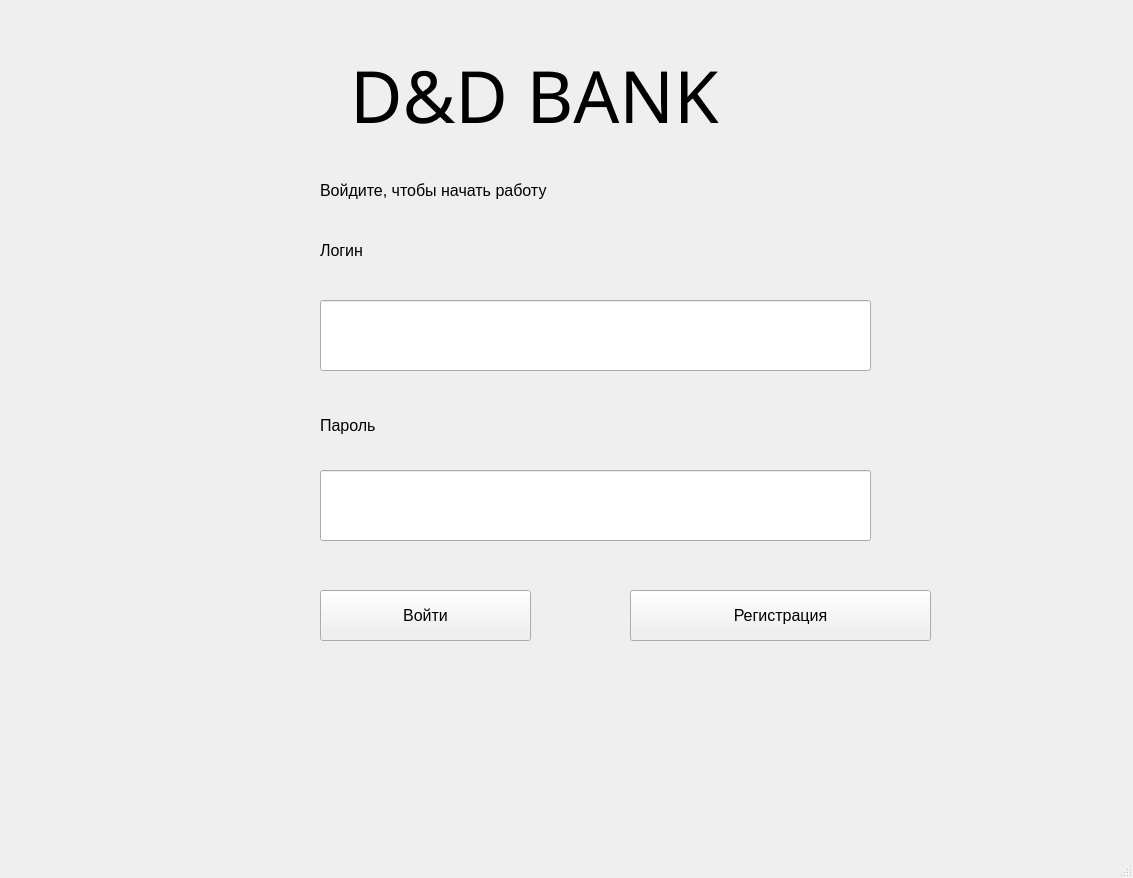
<?xml version="1.0" encoding="UTF-8"?>
<ui version="4.0">
 <class>MainWindow</class>
 <widget class="QMainWindow" name="MainWindow">
  <property name="geometry">
   <rect>
    <x>0</x>
    <y>0</y>
    <width>1133</width>
    <height>878</height>
   </rect>
  </property>
  <property name="windowTitle">
   <string>MainWindow</string>
  </property>
  <widget class="QWidget" name="centralwidget">
   <widget class="QLabel" name="label_4">
    <property name="geometry">
     <rect>
      <x>350</x>
      <y>40</y>
      <width>401</width>
      <height>111</height>
     </rect>
    </property>
    <property name="font">
     <font>
      <family>OCR A Extended</family>
      <pointsize>54</pointsize>
     </font>
    </property>
    <property name="text">
     <string>D&amp;D BANK</string>
    </property>
   </widget>
   <widget class="QStackedWidget" name="stackedWidget_start_page">
    <property name="geometry">
     <rect>
      <x>70</x>
      <y>140</y>
      <width>1001</width>
      <height>661</height>
     </rect>
    </property>
    <property name="font">
     <font>
      <pointsize>12</pointsize>
     </font>
    </property>
    <property name="currentIndex">
     <number>0</number>
    </property>
    <widget class="QWidget" name="enter_page">
     <widget class="QLabel" name="label_2">
      <property name="geometry">
       <rect>
        <x>250</x>
        <y>90</y>
        <width>221</width>
        <height>41</height>
       </rect>
      </property>
      <property name="font">
       <font>
        <pointsize>12</pointsize>
       </font>
      </property>
      <property name="text">
       <string>Логин</string>
      </property>
     </widget>
     <widget class="QLabel" name="label">
      <property name="geometry">
       <rect>
        <x>250</x>
        <y>20</y>
        <width>691</width>
        <height>61</height>
       </rect>
      </property>
      <property name="font">
       <font>
        <pointsize>12</pointsize>
       </font>
      </property>
      <property name="text">
       <string>Войдите, чтобы начать работу</string>
      </property>
     </widget>
     <widget class="QLabel" name="label_3">
      <property name="geometry">
       <rect>
        <x>250</x>
        <y>260</y>
        <width>251</width>
        <height>51</height>
       </rect>
      </property>
      <property name="font">
       <font>
        <pointsize>12</pointsize>
       </font>
      </property>
      <property name="text">
       <string>Пароль</string>
      </property>
     </widget>
     <widget class="QToolButton" name="toolButton_enter">
      <property name="geometry">
       <rect>
        <x>250</x>
        <y>450</y>
        <width>211</width>
        <height>51</height>
       </rect>
      </property>
      <property name="font">
       <font>
        <pointsize>12</pointsize>
       </font>
      </property>
      <property name="text">
       <string>Войти</string>
      </property>
     </widget>
     <widget class="QToolButton" name="toolButton_to_reg">
      <property name="geometry">
       <rect>
        <x>560</x>
        <y>450</y>
        <width>301</width>
        <height>51</height>
       </rect>
      </property>
      <property name="font">
       <font>
        <pointsize>12</pointsize>
       </font>
      </property>
      <property name="text">
       <string>Регистрация</string>
      </property>
     </widget>
     <widget class="QLineEdit" name="enter_login">
      <property name="geometry">
       <rect>
        <x>250</x>
        <y>160</y>
        <width>551</width>
        <height>71</height>
       </rect>
      </property>
      <property name="font">
       <font>
        <pointsize>14</pointsize>
       </font>
      </property>
      <property name="text">
       <string/>
      </property>
     </widget>
     <widget class="QLineEdit" name="enter_pass">
      <property name="geometry">
       <rect>
        <x>250</x>
        <y>330</y>
        <width>551</width>
        <height>71</height>
       </rect>
      </property>
      <property name="font">
       <font>
        <pointsize>14</pointsize>
       </font>
      </property>
     </widget>
    </widget>
    <widget class="QWidget" name="reg_page">
     <widget class="QPushButton" name="toolButton_reg">
      <property name="geometry">
       <rect>
        <x>220</x>
        <y>550</y>
        <width>281</width>
        <height>51</height>
       </rect>
      </property>
      <property name="palette">
       <palette>
        <active>
         <colorrole role="WindowText">
          <brush brushstyle="SolidPattern">
           <color alpha="255">
            <red>0</red>
            <green>0</green>
            <blue>0</blue>
           </color>
          </brush>
         </colorrole>
         <colorrole role="Button">
          <brush brushstyle="SolidPattern">
           <color alpha="255">
            <red>170</red>
            <green>0</green>
            <blue>127</blue>
           </color>
          </brush>
         </colorrole>
         <colorrole role="Light">
          <brush brushstyle="SolidPattern">
           <color alpha="255">
            <red>255</red>
            <green>0</green>
            <blue>191</blue>
           </color>
          </brush>
         </colorrole>
         <colorrole role="Midlight">
          <brush brushstyle="SolidPattern">
           <color alpha="255">
            <red>212</red>
            <green>0</green>
            <blue>159</blue>
           </color>
          </brush>
         </colorrole>
         <colorrole role="Dark">
          <brush brushstyle="SolidPattern">
           <color alpha="255">
            <red>85</red>
            <green>0</green>
            <blue>63</blue>
           </color>
          </brush>
         </colorrole>
         <colorrole role="Mid">
          <brush brushstyle="SolidPattern">
           <color alpha="255">
            <red>113</red>
            <green>0</green>
            <blue>84</blue>
           </color>
          </brush>
         </colorrole>
         <colorrole role="Text">
          <brush brushstyle="SolidPattern">
           <color alpha="255">
            <red>0</red>
            <green>0</green>
            <blue>0</blue>
           </color>
          </brush>
         </colorrole>
         <colorrole role="BrightText">
          <brush brushstyle="SolidPattern">
           <color alpha="255">
            <red>255</red>
            <green>255</green>
            <blue>255</blue>
           </color>
          </brush>
         </colorrole>
         <colorrole role="ButtonText">
          <brush brushstyle="SolidPattern">
           <color alpha="255">
            <red>0</red>
            <green>0</green>
            <blue>0</blue>
           </color>
          </brush>
         </colorrole>
         <colorrole role="Base">
          <brush brushstyle="SolidPattern">
           <color alpha="255">
            <red>255</red>
            <green>255</green>
            <blue>255</blue>
           </color>
          </brush>
         </colorrole>
         <colorrole role="Window">
          <brush brushstyle="SolidPattern">
           <color alpha="255">
            <red>170</red>
            <green>0</green>
            <blue>127</blue>
           </color>
          </brush>
         </colorrole>
         <colorrole role="Shadow">
          <brush brushstyle="SolidPattern">
           <color alpha="255">
            <red>0</red>
            <green>0</green>
            <blue>0</blue>
           </color>
          </brush>
         </colorrole>
         <colorrole role="AlternateBase">
          <brush brushstyle="SolidPattern">
           <color alpha="255">
            <red>212</red>
            <green>127</green>
            <blue>191</blue>
           </color>
          </brush>
         </colorrole>
         <colorrole role="ToolTipBase">
          <brush brushstyle="SolidPattern">
           <color alpha="255">
            <red>255</red>
            <green>255</green>
            <blue>220</blue>
           </color>
          </brush>
         </colorrole>
         <colorrole role="ToolTipText">
          <brush brushstyle="SolidPattern">
           <color alpha="255">
            <red>0</red>
            <green>0</green>
            <blue>0</blue>
           </color>
          </brush>
         </colorrole>
        </active>
        <inactive>
         <colorrole role="WindowText">
          <brush brushstyle="SolidPattern">
           <color alpha="255">
            <red>0</red>
            <green>0</green>
            <blue>0</blue>
           </color>
          </brush>
         </colorrole>
         <colorrole role="Button">
          <brush brushstyle="SolidPattern">
           <color alpha="255">
            <red>170</red>
            <green>0</green>
            <blue>127</blue>
           </color>
          </brush>
         </colorrole>
         <colorrole role="Light">
          <brush brushstyle="SolidPattern">
           <color alpha="255">
            <red>255</red>
            <green>0</green>
            <blue>191</blue>
           </color>
          </brush>
         </colorrole>
         <colorrole role="Midlight">
          <brush brushstyle="SolidPattern">
           <color alpha="255">
            <red>212</red>
            <green>0</green>
            <blue>159</blue>
           </color>
          </brush>
         </colorrole>
         <colorrole role="Dark">
          <brush brushstyle="SolidPattern">
           <color alpha="255">
            <red>85</red>
            <green>0</green>
            <blue>63</blue>
           </color>
          </brush>
         </colorrole>
         <colorrole role="Mid">
          <brush brushstyle="SolidPattern">
           <color alpha="255">
            <red>113</red>
            <green>0</green>
            <blue>84</blue>
           </color>
          </brush>
         </colorrole>
         <colorrole role="Text">
          <brush brushstyle="SolidPattern">
           <color alpha="255">
            <red>0</red>
            <green>0</green>
            <blue>0</blue>
           </color>
          </brush>
         </colorrole>
         <colorrole role="BrightText">
          <brush brushstyle="SolidPattern">
           <color alpha="255">
            <red>255</red>
            <green>255</green>
            <blue>255</blue>
           </color>
          </brush>
         </colorrole>
         <colorrole role="ButtonText">
          <brush brushstyle="SolidPattern">
           <color alpha="255">
            <red>0</red>
            <green>0</green>
            <blue>0</blue>
           </color>
          </brush>
         </colorrole>
         <colorrole role="Base">
          <brush brushstyle="SolidPattern">
           <color alpha="255">
            <red>255</red>
            <green>255</green>
            <blue>255</blue>
           </color>
          </brush>
         </colorrole>
         <colorrole role="Window">
          <brush brushstyle="SolidPattern">
           <color alpha="255">
            <red>170</red>
            <green>0</green>
            <blue>127</blue>
           </color>
          </brush>
         </colorrole>
         <colorrole role="Shadow">
          <brush brushstyle="SolidPattern">
           <color alpha="255">
            <red>0</red>
            <green>0</green>
            <blue>0</blue>
           </color>
          </brush>
         </colorrole>
         <colorrole role="AlternateBase">
          <brush brushstyle="SolidPattern">
           <color alpha="255">
            <red>212</red>
            <green>127</green>
            <blue>191</blue>
           </color>
          </brush>
         </colorrole>
         <colorrole role="ToolTipBase">
          <brush brushstyle="SolidPattern">
           <color alpha="255">
            <red>255</red>
            <green>255</green>
            <blue>220</blue>
           </color>
          </brush>
         </colorrole>
         <colorrole role="ToolTipText">
          <brush brushstyle="SolidPattern">
           <color alpha="255">
            <red>0</red>
            <green>0</green>
            <blue>0</blue>
           </color>
          </brush>
         </colorrole>
        </inactive>
        <disabled>
         <colorrole role="WindowText">
          <brush brushstyle="SolidPattern">
           <color alpha="255">
            <red>85</red>
            <green>0</green>
            <blue>63</blue>
           </color>
          </brush>
         </colorrole>
         <colorrole role="Button">
          <brush brushstyle="SolidPattern">
           <color alpha="255">
            <red>170</red>
            <green>0</green>
            <blue>127</blue>
           </color>
          </brush>
         </colorrole>
         <colorrole role="Light">
          <brush brushstyle="SolidPattern">
           <color alpha="255">
            <red>255</red>
            <green>0</green>
            <blue>191</blue>
           </color>
          </brush>
         </colorrole>
         <colorrole role="Midlight">
          <brush brushstyle="SolidPattern">
           <color alpha="255">
            <red>212</red>
            <green>0</green>
            <blue>159</blue>
           </color>
          </brush>
         </colorrole>
         <colorrole role="Dark">
          <brush brushstyle="SolidPattern">
           <color alpha="255">
            <red>85</red>
            <green>0</green>
            <blue>63</blue>
           </color>
          </brush>
         </colorrole>
         <colorrole role="Mid">
          <brush brushstyle="SolidPattern">
           <color alpha="255">
            <red>113</red>
            <green>0</green>
            <blue>84</blue>
           </color>
          </brush>
         </colorrole>
         <colorrole role="Text">
          <brush brushstyle="SolidPattern">
           <color alpha="255">
            <red>85</red>
            <green>0</green>
            <blue>63</blue>
           </color>
          </brush>
         </colorrole>
         <colorrole role="BrightText">
          <brush brushstyle="SolidPattern">
           <color alpha="255">
            <red>255</red>
            <green>255</green>
            <blue>255</blue>
           </color>
          </brush>
         </colorrole>
         <colorrole role="ButtonText">
          <brush brushstyle="SolidPattern">
           <color alpha="255">
            <red>85</red>
            <green>0</green>
            <blue>63</blue>
           </color>
          </brush>
         </colorrole>
         <colorrole role="Base">
          <brush brushstyle="SolidPattern">
           <color alpha="255">
            <red>170</red>
            <green>0</green>
            <blue>127</blue>
           </color>
          </brush>
         </colorrole>
         <colorrole role="Window">
          <brush brushstyle="SolidPattern">
           <color alpha="255">
            <red>170</red>
            <green>0</green>
            <blue>127</blue>
           </color>
          </brush>
         </colorrole>
         <colorrole role="Shadow">
          <brush brushstyle="SolidPattern">
           <color alpha="255">
            <red>0</red>
            <green>0</green>
            <blue>0</blue>
           </color>
          </brush>
         </colorrole>
         <colorrole role="AlternateBase">
          <brush brushstyle="SolidPattern">
           <color alpha="255">
            <red>170</red>
            <green>0</green>
            <blue>127</blue>
           </color>
          </brush>
         </colorrole>
         <colorrole role="ToolTipBase">
          <brush brushstyle="SolidPattern">
           <color alpha="255">
            <red>255</red>
            <green>255</green>
            <blue>220</blue>
           </color>
          </brush>
         </colorrole>
         <colorrole role="ToolTipText">
          <brush brushstyle="SolidPattern">
           <color alpha="255">
            <red>0</red>
            <green>0</green>
            <blue>0</blue>
           </color>
          </brush>
         </colorrole>
        </disabled>
       </palette>
      </property>
      <property name="font">
       <font>
        <pointsize>12</pointsize>
       </font>
      </property>
      <property name="text">
       <string>Регистрация</string>
      </property>
     </widget>
     <widget class="QLabel" name="label_5">
      <property name="geometry">
       <rect>
        <x>220</x>
        <y>80</y>
        <width>251</width>
        <height>41</height>
       </rect>
      </property>
      <property name="font">
       <font>
        <pointsize>12</pointsize>
       </font>
      </property>
      <property name="text">
       <string>Логин</string>
      </property>
     </widget>
     <widget class="QLabel" name="label_6">
      <property name="geometry">
       <rect>
        <x>220</x>
        <y>200</y>
        <width>261</width>
        <height>41</height>
       </rect>
      </property>
      <property name="font">
       <font>
        <pointsize>12</pointsize>
       </font>
      </property>
      <property name="text">
       <string>Пароль</string>
      </property>
     </widget>
     <widget class="QLabel" name="label_7">
      <property name="geometry">
       <rect>
        <x>220</x>
        <y>20</y>
        <width>711</width>
        <height>71</height>
       </rect>
      </property>
      <property name="font">
       <font>
        <pointsize>12</pointsize>
       </font>
      </property>
      <property name="text">
       <string>Зарегистрируйтесь, чтобы начать работу</string>
      </property>
     </widget>
     <widget class="QToolButton" name="toolButton_to_enter">
      <property name="geometry">
       <rect>
        <x>660</x>
        <y>550</y>
        <width>211</width>
        <height>51</height>
       </rect>
      </property>
      <property name="font">
       <font>
        <pointsize>12</pointsize>
       </font>
      </property>
      <property name="text">
       <string>Вход</string>
      </property>
     </widget>
     <widget class="QLineEdit" name="reg_login">
      <property name="geometry">
       <rect>
        <x>220</x>
        <y>130</y>
        <width>511</width>
        <height>61</height>
       </rect>
      </property>
      <property name="font">
       <font>
        <pointsize>14</pointsize>
       </font>
      </property>
     </widget>
     <widget class="QLineEdit" name="reg_pass">
      <property name="geometry">
       <rect>
        <x>220</x>
        <y>240</y>
        <width>511</width>
        <height>61</height>
       </rect>
      </property>
      <property name="font">
       <font>
        <pointsize>14</pointsize>
       </font>
      </property>
     </widget>
     <widget class="QLabel" name="label_8">
      <property name="geometry">
       <rect>
        <x>220</x>
        <y>310</y>
        <width>201</width>
        <height>41</height>
       </rect>
      </property>
      <property name="font">
       <font>
        <pointsize>12</pointsize>
       </font>
      </property>
      <property name="text">
       <string>Имя</string>
      </property>
     </widget>
     <widget class="QLineEdit" name="reg_name">
      <property name="geometry">
       <rect>
        <x>220</x>
        <y>350</y>
        <width>511</width>
        <height>61</height>
       </rect>
      </property>
      <property name="font">
       <font>
        <pointsize>14</pointsize>
       </font>
      </property>
     </widget>
     <widget class="QLabel" name="label_9">
      <property name="geometry">
       <rect>
        <x>220</x>
        <y>420</y>
        <width>301</width>
        <height>31</height>
       </rect>
      </property>
      <property name="font">
       <font>
        <pointsize>12</pointsize>
       </font>
      </property>
      <property name="text">
       <string>Фамилия</string>
      </property>
     </widget>
     <widget class="QLineEdit" name="reg_surname">
      <property name="geometry">
       <rect>
        <x>220</x>
        <y>460</y>
        <width>511</width>
        <height>61</height>
       </rect>
      </property>
      <property name="font">
       <font>
        <pointsize>14</pointsize>
       </font>
      </property>
     </widget>
    </widget>
   </widget>
  </widget>
  <widget class="QMenuBar" name="menubar">
   <property name="geometry">
    <rect>
     <x>0</x>
     <y>0</y>
     <width>1133</width>
     <height>23</height>
    </rect>
   </property>
  </widget>
  <widget class="QStatusBar" name="statusbar"/>
 </widget>
 <resources/>
 <connections/>
</ui>
